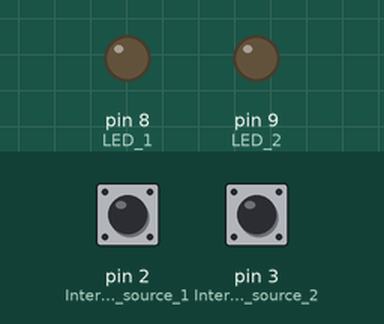
This sketch was run on a simulated Arduino Uno, built with avr-gcc and run on an emulated ATmega328P. Parts: output pins drawn as LEDs (lit = HIGH). The inputs (shaded band) are chosen by the test bench; at power-on: pin 2 (Interrupt_source_1) LOW, pin 3 (Interrupt_source_2) LOW.

Above: at 1.2 s.
1.3 s: pin 2 (Interrupt_source_1) pulled HIGH for 0.15 s
At 1.9 s:
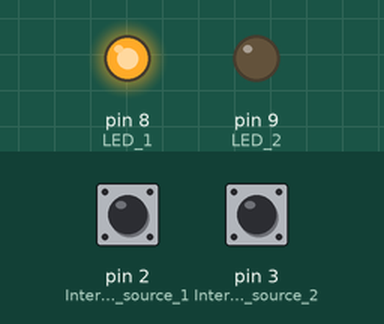
2.9 s: pin 3 (Interrupt_source_2) pulled HIGH for 0.15 s
At 4.1 s:
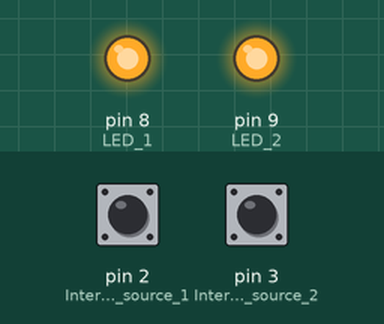
4.5 s: pin 2 (Interrupt_source_1) pulled HIGH for 1 s
At 5.5 s:
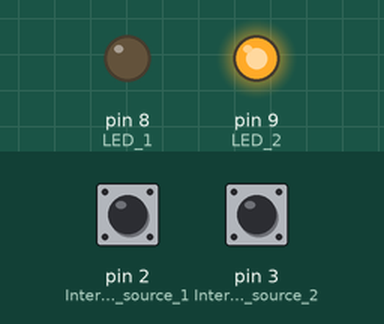
7.0 s: pin 2 (Interrupt_source_1) pulled HIGH for 3.2 s
At 7.4 s:
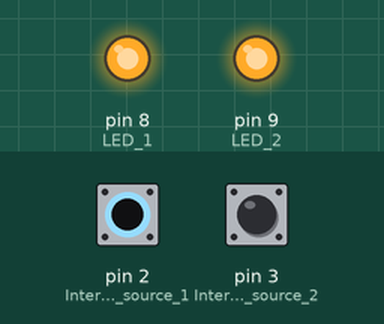
11.7 s: pin 3 (Interrupt_source_2) pulled HIGH for 1 s
At 12.2 s:
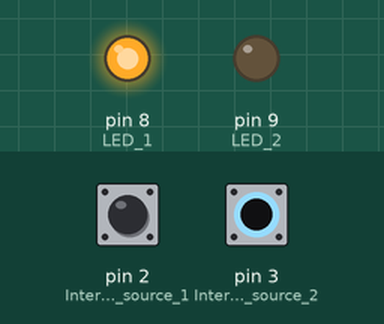
Timing chart, 0 to 14.7 s (numbered marks = the images above; inputs shaded):
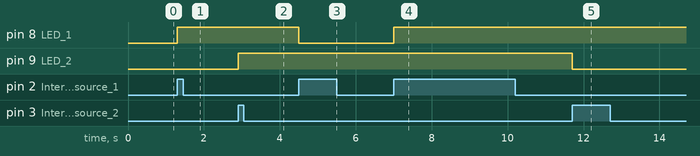

The sketch:

ex2.ino
```cpp
volatile bool toggleLED1 = false;
volatile bool toggleLED2 = false;

void isr1() {
  toggleLED1 = true;
}

void isr2() {
  toggleLED2 = true;
}

void setup() {
  pinMode(2, INPUT);  // Interrupt source 1
  pinMode(3, INPUT);  // Interrupt source 2

  pinMode(8, OUTPUT); // LED 1
  pinMode(9, OUTPUT); // LED 2

  attachInterrupt(digitalPinToInterrupt(2), isr1, RISING);
  attachInterrupt(digitalPinToInterrupt(3), isr2, RISING);
}

void loop() {
  if (toggleLED1) {
    toggleLED1 = false;
    digitalWrite(8, !digitalRead(8));
  }

  if (toggleLED2) {
    toggleLED2 = false;
    digitalWrite(9, !digitalRead(9));
  }
}
```

Measured:
- after the input at 1.3 s, pin 8 (LED_1): LOW → HIGH at once
- after the input at 2.9 s, pin 9 (LED_2): LOW → HIGH at once
- after the input at 4.5 s, pin 8 (LED_1): HIGH → LOW at once
- after the input at 7.0 s, pin 8 (LED_1): LOW → HIGH at once
- after the input at 11.7 s, pin 9 (LED_2): HIGH → LOW at once
